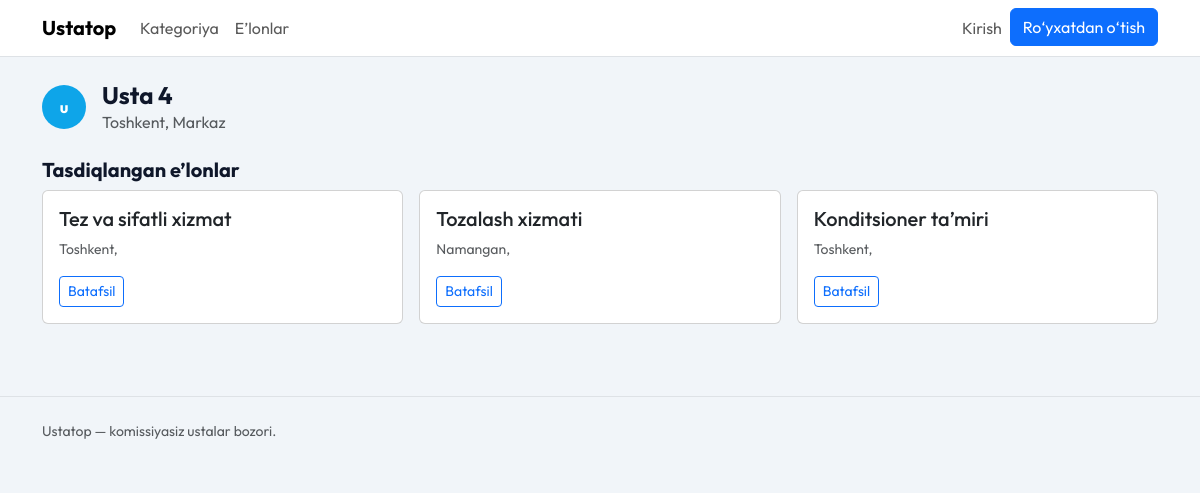
Screenshot of /providers/5/ with the database file from the repository.
### providers/models.py (models this page shows, shortened)
class Provider(models.Model):
    user = models.OneToOneField(settings.AUTH_USER_MODEL, on_delete=models.CASCADE)
    categories = models.ManyToManyField(Category, blank=True)
    services = models.ManyToManyField(Service, blank=True)
    rating = models.FloatField(default=0)
    total_reviews = models.IntegerField(default=0)
    free_listing_credits = models.IntegerField(default=3)
    is_active = models.BooleanField(default=True)

### accounts/models.py (models this page shows, shortened)
class User(AbstractUser):
    class Roles(models.TextChoices):
        CLIENT = 'CLIENT', 'Mijoz'
        PROVIDER = 'PROVIDER', 'Usta'
        ADMIN = 'ADMIN', 'Administrator'
    email = models.EmailField(blank=True)
    phone_number = models.CharField(max_length=20, blank=True)
    role = models.CharField(max_length=20, choices=Roles.choices, default=Roles.CLIENT)
    is_phone_verified = models.BooleanField(default=False)
    telegram_id = models.BigIntegerField(null=True, blank=True, unique=True)
    USERNAME_FIELD = 'username'
    REQUIRED_FIELDS = []

class Profile(models.Model):
    user = models.OneToOneField(User, on_delete=models.CASCADE)
    full_name = models.CharField(max_length=255)
    city = models.CharField(max_length=120)
    district = models.CharField(max_length=120)
    avatar = models.ImageField(upload_to='avatars/', blank=True, null=True)

### listings/models.py (models this page shows, shortened)
class Listing(models.Model):
    class Status(models.TextChoices):
        DRAFT = 'DRAFT', 'Qoralama'
        PENDING = 'PENDING', 'Kutilmoqda'
        APPROVED = 'APPROVED', 'Tasdiqlangan'
        REJECTED = 'REJECTED', 'Rad etilgan'
    provider = models.ForeignKey(Provider, on_delete=models.CASCADE, related_name='listings')
    category = models.ForeignKey(Category, on_delete=models.PROTECT)
    service = models.ForeignKey(Service, on_delete=models.PROTECT)
    service_details = models.ManyToManyField(ServiceDetail, blank=True)
    title = models.CharField(max_length=200)
    description = models.TextField()
    city = models.CharField(max_length=120)
    district = models.CharField(max_length=120, blank=True, default='')
    price_from = models.DecimalField(max_digits=12, decimal_places=2, blank=True, null=True)
    status = models.CharField(max_length=20, choices=Status.choices, default=Status.DRAFT)
    rejection_reason = models.TextField(blank=True)
    is_public = models.BooleanField(default=False)
    approved_at = models.DateTimeField(blank=True, null=True)
    created_at = models.DateTimeField(auto_now_add=True)
    updated_at = models.DateTimeField(auto_now=True)

### providers/views.py (the view)
# urls.py: path('<int:pk>/', ProviderDetailView.as_view(), name='provider_detail'),
class ProviderDetailView(DetailView):
    model = Provider
    template_name = 'providers/provider_detail.html'
    context_object_name = 'provider'
    def get_context_data(self, **kwargs):
        context = super().get_context_data(**kwargs)
        context['listings'] = Listing.objects.filter(provider=self.object, is_public=True)
        return context

### templates/providers/provider_detail.html (shortened to what this page needs)
{% extends 'base.html' %}
{% block content %}
<div class="d-flex align-items-center gap-3 mb-4">
  <div class="avatar-circle">{{ provider.user.username|slice:":1" }}</div>
  <div>
    <h1 class="h4 fw-bold mb-0">{{ provider.user.profile.full_name }}</h1>
    <div class="text-muted">{{ provider.user.profile.city }}, {{ provider.user.profile.district }}</div>
  </div>
</div>
<h2 class="h5 fw-bold">Tasdiqlangan e’lonlar</h2>
<div class="row g-3">
  {% for listing in listings %}
    <div class="col-md-4">
      <div class="card h-100">
        <div class="card-body">
          <h5 class="card-title">{{ listing.title }}</h5>
          <p class="text-muted small">{{ listing.city }}, {{ listing.district }}</p>
          <a class="btn btn-outline-primary btn-sm" href="{% url 'listings:detail' listing.pk %}">Batafsil</a>
        </div>
      </div>
    </div>
  {% empty %}
    <p class="text-muted">E’lonlar topilmadi.</p>
  {% endfor %}
</div>
{% endblock %}

### static/css/site.css (style rules this page uses)
:root { --ink: #0f172a; --muted: #64748b; --brand: #0ea5e9; --brand-dark: #0284c7; --sand: #f8fafc; --card: #ffffff; --ring: rgba(14, 165, 233, 0.2); }
body { font-family: "Outfit", sans-serif; background: #f1f5f9; color: var(--ink); }
.avatar-circle { width: 44px; height: 44px; border-radius: 50%; background: var(--brand); color: #ffffff; display: inline-flex; align-items: center; justify-content: center; font-weight: 700; }

### rows the page displays
Provider: user.username "u", user.profile.full_name "Usta 4", user.profile.city "Toshkent", user.profile.district "Markaz"
Listing: title "Tez va sifatli xizmat", city "Toshkent"
Listing: title "Tozalash xizmati", city "Namangan"
Listing: title "Konditsioner ta’miri", city "Toshkent"
